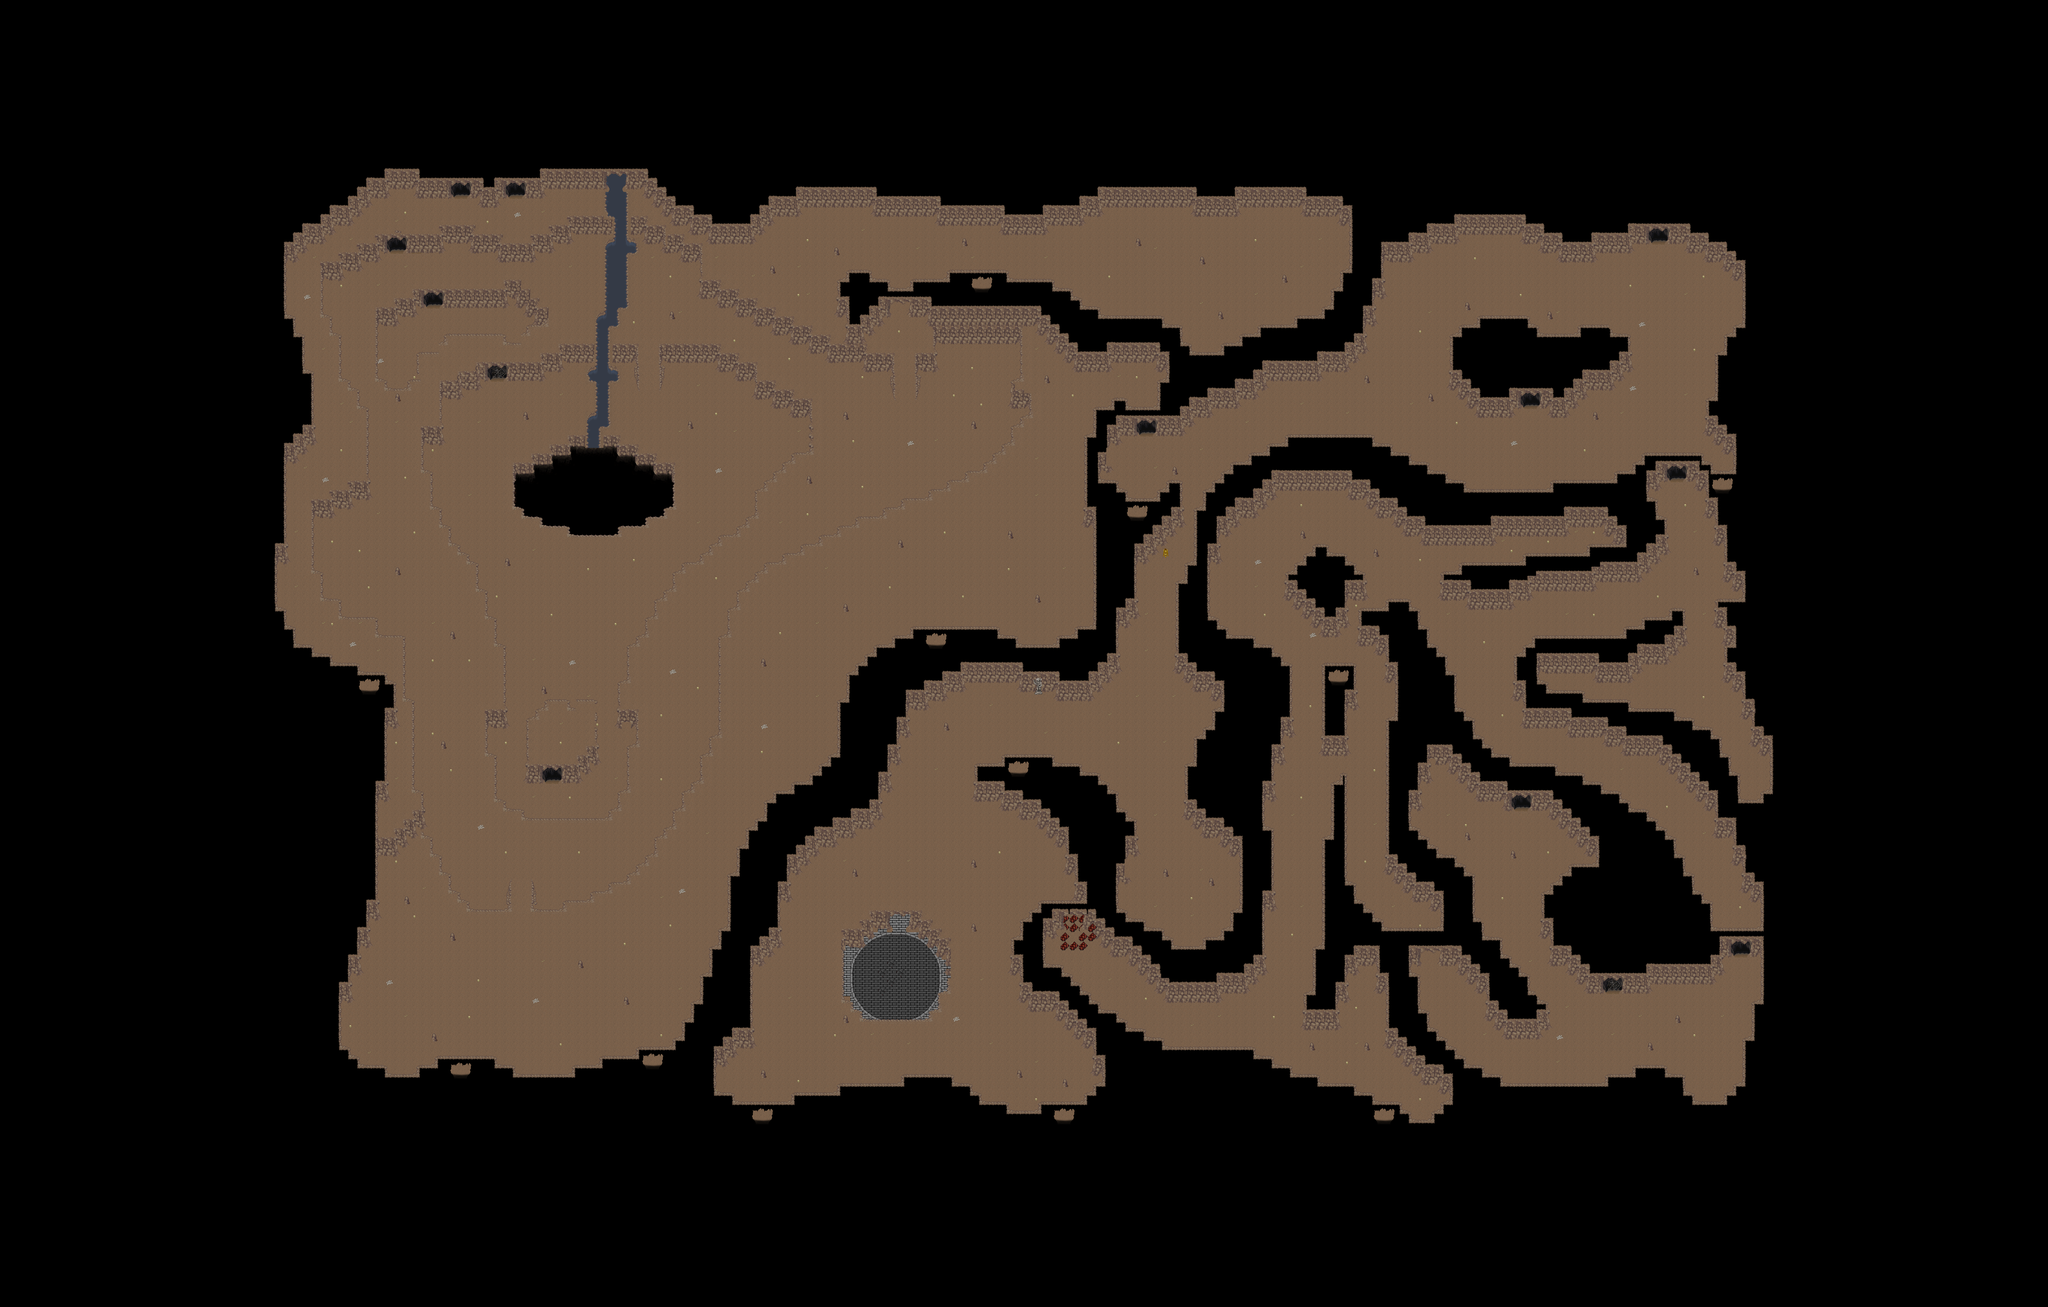

This game map was drawn from its Tiled (.tmx) file and the tilesets committed beside it. A one-line description and the trimmed map source follow:
An orthogonal 224x143 tile map with 32x32 px tiles, 5 tile layers (Ground1, Ground2, Ground3, Fringe, ...), 2 hidden layers not drawn, 7 tilesets and 61 objects (28x fixme, 23x warp, 9x spawn, particle_effect).

<map version="1.8" tiledversion="1.8.0" orientation="orthogonal" renderorder="right-down" width="224" height="143" tilewidth="32" tileheight="32" infinite="0" nextlayerid="43" nextobjectid="141">
 <properties>
  <property name="background0image" value="graphics/images/spit23loginwallpaper_800x600.png" />
  <property name="author" value="Saulc, Xanthem" />
  <property name="license" value="CC BY-SA 4.0" />
  <property name="manaplus version" value="2" />
  <property name="minimap" value="graphics/minimaps/010-1-1.png" />
  <property name="music" value="cavesong.ogg" />
  <property name="name" value="Canyon Cave" />
  <property name="overlay0image" value="graphics/images/ambient/spotlight.png" />
  <property name="overlay0keepratio" value="true" />
 </properties>
 <tileset firstgid="1" name="Collision" tilewidth="32" tileheight="32" tilecount="9" columns="3">
  <image source="../graphics/tilesets/collision.png" width="96" height="96" />
 </tileset>
 <tileset firstgid="10" name="cave_x2" tilewidth="32" tileheight="64" tilecount="32" columns="16">
  <image source="../graphics/tilesets/cave2_x2.png" width="512" height="128" />
 </tileset>
 <tileset firstgid="42" name="Cave2" tilewidth="32" tileheight="32" tilecount="144" columns="16">
  <image source="../graphics/tilesets/cave2.png" trans="ff00ff" width="512" height="288" />
 </tileset>
 <tileset firstgid="186" name="Cave 2_bilevel" tilewidth="32" tileheight="32" tilecount="256" columns="16">
  <image source="../graphics/tilesets/cave2_bilevel.png" width="512" height="512" />
 </tileset>
 <tileset firstgid="442" source="../graphics/tilesets/arena.tsx" />
 <tileset firstgid="698" source="../graphics/tilesets/cave2_base.tsx" />
 <tileset firstgid="826" source="../graphics/tilesets/desert_x2.tsx" />
 <layer id="33" name="Ground1" width="224" height="143">
  <data>[32032 cells, 32032 non-empty, 153 distinct tile ids]</data>
 </layer>
 <layer id="34" name="Ground2" width="224" height="143">
  <data>[32032 cells, 327 non-empty, 112 distinct tile ids]</data>
 </layer>
 <layer id="35" name="Ground3" width="224" height="143">
  <data>[32032 cells, 100 non-empty, 35 distinct tile ids]</data>
 </layer>
 <layer id="36" name="Fringe" width="224" height="143">
  <data>[32032 cells, 717 non-empty, 76 distinct tile ids]</data>
 </layer>
 <layer id="37" name="Over1" width="224" height="143">
  <data>[32032 cells, 2771 non-empty, 53 distinct tile ids]</data>
 </layer>
 <layer id="38" name="Collision" width="224" height="143" visible="0">
  <data>[32032 cells, 22209 non-empty, 2 distinct tile ids]</data>
 </layer>
 <layer id="39" name="Heights" width="224" height="143" visible="0">
  <data>[32032 cells, 0 non-empty, 0 distinct tile ids]</data>
 </layer>
 <objectgroup color="#000000" id="10" name="Warps">
  <object id="78" name="To Outside" type="warp" x="3968" y="1792" width="32" height="32">
   <properties>
    <property name="dest_map" value="010-2" />
    <property name="dest_x" value="86" />
    <property name="dest_y" value="112" />
   </properties>
  </object>
  <object id="79" name="To Outside" type="warp" x="3552" y="2688" width="32" height="32">
   <properties>
    <property name="dest_map" value="010-1" />
    <property name="dest_x" value="86" />
    <property name="dest_y" value="40" />
   </properties>
  </object>
  <object id="82" name="To Outside" type="warp" x="5856" y="1632" width="32" height="32">
   <properties>
    <property name="dest_map" value="010-2" />
    <property name="dest_x" value="131" />
    <property name="dest_y" value="113" />
   </properties>
  </object>
  <object id="88" name="To Outside" type="warp" x="6016" y="1696" width="32" height="32">
   <properties>
    <property name="dest_map" value="010-2" />
    <property name="dest_x" value="134" />
    <property name="dest_y" value="114" />
   </properties>
  </object>
  <object id="89" name="To Outside" type="warp" x="5792" y="800" width="32" height="32">
   <properties>
    <property name="dest_map" value="010-2" />
    <property name="dest_x" value="121" />
    <property name="dest_y" value="98" />
   </properties>
  </object>
  <object id="91" name="To Outside" type="warp" x="1504" y="1024" width="32" height="32">
   <properties>
    <property name="dest_map" value="010-2" />
    <property name="dest_x" value="37" />
    <property name="dest_y" value="97" />
   </properties>
  </object>
  <object id="101" name="To Outside" type="warp" x="1280" y="2400" width="32" height="32">
   <properties>
    <property name="dest_map" value="010-1" />
    <property name="dest_x" value="46" />
    <property name="dest_y" value="52" />
   </properties>
  </object>
  <object id="102" name="To Cave" type="warp" x="1920" y="2688" width="32" height="32">
   <properties>
    <property name="dest_map" value="010-4-1" />
    <property name="dest_x" value="41" />
    <property name="dest_y" value="56" />
   </properties>
  </object>
  <object id="103" name="To Outside" type="warp" x="2272" y="3712" width="32" height="32">
   <properties>
    <property name="dest_map" value="010-1" />
    <property name="dest_x" value="77" />
    <property name="dest_y" value="84" />
   </properties>
  </object>
  <object id="104" name="To Outside" type="warp" x="1376" y="1344" width="32" height="32">
   <properties>
    <property name="dest_map" value="010-2" />
    <property name="dest_x" value="34" />
    <property name="dest_y" value="102" />
   </properties>
  </object>
  <object id="105" name="To Outside" type="warp" x="1376" y="832" width="32" height="32">
   <properties>
    <property name="dest_map" value="010-1" />
    <property name="dest_x" value="45" />
    <property name="dest_y" value="30" />
   </properties>
  </object>
  <object id="106" name="To Cave" type="warp" x="1792" y="640" width="32" height="32">
   <properties>
    <property name="dest_map" value="010-2" />
    <property name="dest_x" value="61" />
    <property name="dest_y" value="58" />
    <property name="npc_id" value="SCRIPT" />
   </properties>
  </object>
  <object id="107" name="To Outside" type="warp" x="3264" y="2240" width="32" height="32">
   <properties>
    <property name="dest_map" value="010-1" />
    <property name="dest_x" value="104" />
    <property name="dest_y" value="67" />
   </properties>
  </object>
  <object id="109" name="To Outside" type="warp" x="5312" y="2784" width="32" height="32">
   <properties>
    <property name="dest_map" value="010-1" />
    <property name="dest_x" value="124" />
    <property name="dest_y" value="63" />
   </properties>
  </object>
  <object id="113" name="To Outside" type="warp" x="3424" y="992" width="32" height="32">
   <properties>
    <property name="dest_map" value="010-1" />
    <property name="dest_x" value="95" />
    <property name="dest_y" value="34" />
   </properties>
  </object>
  <object id="128" name="To Cave" type="warp" x="1600" y="640" width="32" height="32">
   <properties>
    <property name="dest_map" value="010-2-14" />
    <property name="dest_x" value="34" />
    <property name="dest_y" value="21" />
   </properties>
  </object>
  <object id="130" name="To Cave" type="warp" x="5344" y="1376" width="32" height="32">
   <properties>
    <property name="dest_map" value="010-2-6" />
    <property name="dest_x" value="60" />
    <property name="dest_y" value="58" />
   </properties>
  </object>
  </objectgroup>
 <objectgroup color="#204a87" id="41" name="Spawns" visible="0">
  <!-- 6 objects omitted --></objectgroup>
 <objectgroup color="#026c06" id="42" name="Plants" visible="0">
  <!-- 3 objects omitted --></objectgroup>
 <objectgroup id="40" name="Objects" visible="0">
  <!-- 1 objects omitted --></objectgroup>
 <objectgroup color="#ffff00" id="9" name="Margin">
  <!-- 4 objects omitted --></objectgroup>
 <objectgroup color="#ff0000" id="11" name="Help" visible="0">
  <!-- 24 objects omitted --></objectgroup>
</map>
<!-- 44 of 61 objects omitted -->
